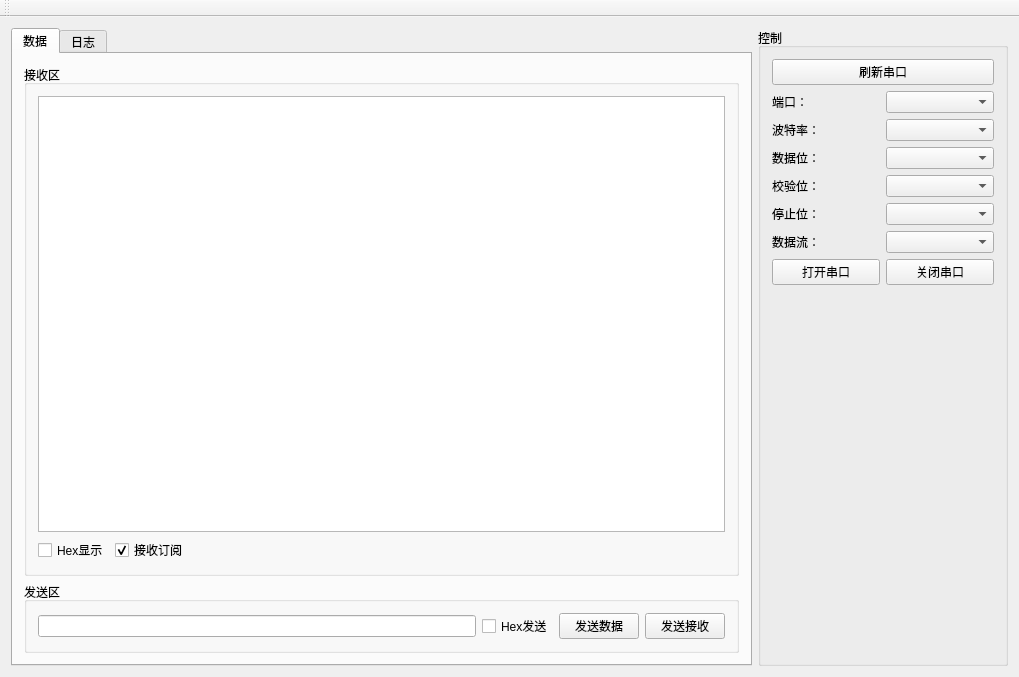
<?xml version="1.0" encoding="UTF-8"?>
<ui version="4.0">
 <class>MainWindow</class>
 <widget class="QMainWindow" name="MainWindow">
  <property name="enabled">
   <bool>true</bool>
  </property>
  <property name="geometry">
   <rect>
    <x>0</x>
    <y>0</y>
    <width>1019</width>
    <height>677</height>
   </rect>
  </property>
  <property name="minimumSize">
   <size>
    <width>718</width>
    <height>450</height>
   </size>
  </property>
  <property name="maximumSize">
   <size>
    <width>2000</width>
    <height>2000</height>
   </size>
  </property>
  <property name="windowTitle">
   <string>ZJ_串口调试助手</string>
  </property>
  <property name="windowIcon">
   <iconset resource="source.qrc">
    <normaloff>:/icon.ico</normaloff>:/icon.ico</iconset>
  </property>
  <property name="styleSheet">
   <string notr="true">font: 13pt &quot;Arial&quot;;</string>
  </property>
  <property name="animated">
   <bool>false</bool>
  </property>
  <widget class="QWidget" name="centralWidget">
   <layout class="QHBoxLayout" name="horizontalLayout_4">
    <item>
     <widget class="QTabWidget" name="tabWidget">
      <property name="currentIndex">
       <number>0</number>
      </property>
      <widget class="QWidget" name="tab">
       <attribute name="title">
        <string>数据</string>
       </attribute>
       <layout class="QVBoxLayout" name="verticalLayout">
        <item>
         <layout class="QVBoxLayout" name="controlLayout">
          <item>
           <widget class="QGroupBox" name="groupBox_2">
            <property name="title">
             <string>接收区</string>
            </property>
            <layout class="QVBoxLayout" name="verticalLayout_2">
             <item>
              <widget class="QTextBrowser" name="reciveData"/>
             </item>
             <item>
              <layout class="QHBoxLayout" name="horizontalLayout_3">
               <item>
                <widget class="QCheckBox" name="hexShowCheck_2">
                 <property name="text">
                  <string>Hex显示</string>
                 </property>
                </widget>
               </item>
               <item>
                <widget class="QCheckBox" name="chbRecSub">
                 <property name="text">
                  <string>接收订阅</string>
                 </property>
                 <property name="checked">
                  <bool>true</bool>
                 </property>
                </widget>
               </item>
               <item>
                <spacer name="horizontalSpacer">
                 <property name="orientation">
                  <enum>Qt::Horizontal</enum>
                 </property>
                 <property name="sizeHint" stdset="0">
                  <size>
                   <width>40</width>
                   <height>20</height>
                  </size>
                 </property>
                </spacer>
               </item>
              </layout>
             </item>
            </layout>
           </widget>
          </item>
          <item>
           <widget class="QGroupBox" name="gbSend">
            <property name="title">
             <string>发送区</string>
            </property>
            <layout class="QHBoxLayout" name="horizontalLayout_2">
             <item>
              <widget class="QLineEdit" name="txtSend"/>
             </item>
             <item>
              <widget class="QCheckBox" name="hexShowCheck">
               <property name="text">
                <string>Hex发送</string>
               </property>
              </widget>
             </item>
             <item>
              <widget class="QPushButton" name="sendDataBtn">
               <property name="text">
                <string>发送数据</string>
               </property>
              </widget>
             </item>
             <item>
              <widget class="QPushButton" name="sendDataBtn_2">
               <property name="text">
                <string>发送接收</string>
               </property>
              </widget>
             </item>
            </layout>
           </widget>
          </item>
         </layout>
        </item>
       </layout>
      </widget>
      <widget class="QWidget" name="tab_2">
       <attribute name="title">
        <string>日志</string>
       </attribute>
       <layout class="QVBoxLayout" name="verticalLayout_4">
        <item>
         <widget class="QPlainTextEdit" name="txtLog"/>
        </item>
       </layout>
      </widget>
     </widget>
    </item>
    <item>
     <widget class="QGroupBox" name="groupBox_3">
      <property name="minimumSize">
       <size>
        <width>250</width>
        <height>0</height>
       </size>
      </property>
      <property name="maximumSize">
       <size>
        <width>300</width>
        <height>16777215</height>
       </size>
      </property>
      <property name="title">
       <string>控制</string>
      </property>
      <layout class="QVBoxLayout" name="verticalLayout_3">
       <item>
        <widget class="QPushButton" name="btnUpdataSerialPort">
         <property name="text">
          <string>刷新串口</string>
         </property>
        </widget>
       </item>
       <item>
        <layout class="QGridLayout" name="gridLayout">
         <item row="0" column="0">
          <widget class="QLabel" name="label_3">
           <property name="text">
            <string>端口：</string>
           </property>
          </widget>
         </item>
         <item row="0" column="1">
          <widget class="QComboBox" name="cmbPortName"/>
         </item>
         <item row="1" column="0">
          <widget class="QLabel" name="label_4">
           <property name="text">
            <string>波特率：</string>
           </property>
          </widget>
         </item>
         <item row="1" column="1">
          <widget class="QComboBox" name="cmbBaudRate"/>
         </item>
         <item row="2" column="0">
          <widget class="QLabel" name="label_5">
           <property name="text">
            <string>数据位：</string>
           </property>
          </widget>
         </item>
         <item row="2" column="1">
          <widget class="QComboBox" name="cmbDataBits"/>
         </item>
         <item row="3" column="0">
          <widget class="QLabel" name="label_6">
           <property name="text">
            <string>校验位：</string>
           </property>
          </widget>
         </item>
         <item row="3" column="1">
          <widget class="QComboBox" name="cmbParityCom"/>
         </item>
         <item row="4" column="0">
          <widget class="QLabel" name="label_7">
           <property name="text">
            <string>停止位：</string>
           </property>
          </widget>
         </item>
         <item row="4" column="1">
          <widget class="QComboBox" name="cmbStopBit"/>
         </item>
         <item row="5" column="0">
          <widget class="QLabel" name="label_8">
           <property name="text">
            <string>数据流：</string>
           </property>
          </widget>
         </item>
         <item row="5" column="1">
          <widget class="QComboBox" name="cmbFowType"/>
         </item>
        </layout>
       </item>
       <item>
        <layout class="QHBoxLayout" name="horizontalLayout">
         <item>
          <widget class="QPushButton" name="openSerial">
           <property name="text">
            <string>打开串口</string>
           </property>
          </widget>
         </item>
         <item>
          <widget class="QPushButton" name="closeSerial">
           <property name="text">
            <string>关闭串口</string>
           </property>
          </widget>
         </item>
        </layout>
       </item>
       <item>
        <spacer name="verticalSpacer">
         <property name="orientation">
          <enum>Qt::Vertical</enum>
         </property>
         <property name="sizeHint" stdset="0">
          <size>
           <width>20</width>
           <height>40</height>
          </size>
         </property>
        </spacer>
       </item>
      </layout>
     </widget>
    </item>
   </layout>
  </widget>
  <widget class="QMenuBar" name="menuBar">
   <property name="geometry">
    <rect>
     <x>0</x>
     <y>0</y>
     <width>1019</width>
     <height>25</height>
    </rect>
   </property>
  </widget>
  <widget class="QToolBar" name="mainToolBar">
   <attribute name="toolBarArea">
    <enum>TopToolBarArea</enum>
   </attribute>
   <attribute name="toolBarBreak">
    <bool>false</bool>
   </attribute>
  </widget>
 </widget>
 <layoutdefault spacing="6" margin="11"/>
 <resources>
  <include location="source.qrc"/>
 </resources>
 <connections/>
</ui>
